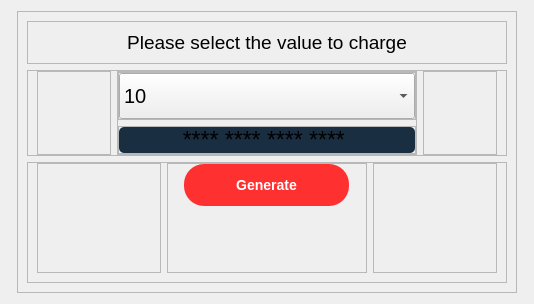
                     <widget class="QWidget" name="page_2">
                      <layout class="QHBoxLayout" name="horizontalLayout_9">
                       <item>
                        <widget class="QFrame" name="frame_40">
                         <property name="frameShape">
                          <enum>QFrame::StyledPanel</enum>
                         </property>
                         <property name="frameShadow">
                          <enum>QFrame::Raised</enum>
                         </property>
                        </widget>
                       </item>
                       <item>
                        <widget class="QFrame" name="frame_41">
                         <property name="minimumSize">
                          <size>
                           <width>500</width>
                           <height>0</height>
                          </size>
                         </property>
                         <property name="frameShape">
                          <enum>QFrame::StyledPanel</enum>
                         </property>
                         <property name="frameShadow">
                          <enum>QFrame::Raised</enum>
                         </property>
                         <layout class="QVBoxLayout" name="verticalLayout_17">
                          <item>
                           <widget class="QFrame" name="frame_43">
                            <property name="maximumSize">
                             <size>
                              <width>16777215</width>
                              <height>71</height>
                             </size>
                            </property>
                            <property name="frameShape">
                             <enum>QFrame::StyledPanel</enum>
                            </property>
                            <property name="frameShadow">
                             <enum>QFrame::Raised</enum>
                            </property>
                            <layout class="QGridLayout" name="gridLayout_7">
                             <item row="0" column="0">
                              <widget class="QLabel" name="label_2">
                               <property name="maximumSize">
                                <size>
                                 <width>16777215</width>
                                 <height>50</height>
                                </size>
                               </property>
                               <property name="font">
                                <font>
                                 <pointsize>14</pointsize>
                                </font>
                               </property>
                               <property name="text">
                                <string>Please select the value to charge</string>
                               </property>
                               <property name="alignment">
                                <set>Qt::AlignCenter</set>
                               </property>
                              </widget>
                             </item>
                            </layout>
                           </widget>
                          </item>
                          <item>
                           <widget class="QFrame" name="frame_44">
                            <property name="minimumSize">
                             <size>
                              <width>0</width>
                              <height>0</height>
                             </size>
                            </property>
                            <property name="maximumSize">
                             <size>
                              <width>16777215</width>
                              <height>1677215</height>
                             </size>
                            </property>
                            <property name="frameShape">
                             <enum>QFrame::StyledPanel</enum>
                            </property>
                            <property name="frameShadow">
                             <enum>QFrame::Raised</enum>
                            </property>
                            <layout class="QHBoxLayout" name="horizontalLayout_11">
                             <property name="topMargin">
                              <number>0</number>
                             </property>
                             <property name="bottomMargin">
                              <number>0</number>
                             </property>
                             <item>
                              <widget class="QFrame" name="frame_49">
                               <property name="frameShape">
                                <enum>QFrame::StyledPanel</enum>
                               </property>
                               <property name="frameShadow">
                                <enum>QFrame::Raised</enum>
                               </property>
                              </widget>
                             </item>
                             <item>
                              <widget class="QFrame" name="frame_50">
                               <property name="minimumSize">
                                <size>
                                 <width>300</width>
                                 <height>0</height>
                                </size>
                               </property>
                               <property name="frameShape">
                                <enum>QFrame::StyledPanel</enum>
                               </property>
                               <property name="frameShadow">
                                <enum>QFrame::Raised</enum>
                               </property>
                               <layout class="QVBoxLayout" name="verticalLayout_19">
                                <property name="leftMargin">
                                 <number>0</number>
                                </property>
                                <property name="topMargin">
                                 <number>0</number>
                                </property>
                                <property name="rightMargin">
                                 <number>0</number>
                                </property>
                                <property name="bottomMargin">
                                 <number>0</number>
                                </property>
                                <item>
                                 <widget class="QFrame" name="frame_52">
                                  <property name="maximumSize">
                                   <size>
                                    <width>16777215</width>
                                    <height>50</height>
                                   </size>
                                  </property>
                                  <property name="frameShape">
                                   <enum>QFrame::StyledPanel</enum>
                                  </property>
                                  <property name="frameShadow">
                                   <enum>QFrame::Raised</enum>
                                  </property>
                                  <layout class="QVBoxLayout" name="verticalLayout_21">
                                   <property name="spacing">
                                    <number>0</number>
                                   </property>
                                   <property name="leftMargin">
                                    <number>0</number>
                                   </property>
                                   <property name="topMargin">
                                    <number>0</number>
                                   </property>
                                   <property name="rightMargin">
                                    <number>0</number>
                                   </property>
                                   <property name="bottomMargin">
                                    <number>0</number>
                                   </property>
                                   <item>
                                    <widget class="QComboBox" name="comboBox">
                                     <property name="minimumSize">
                                      <size>
                                       <width>0</width>
                                       <height>46</height>
                                      </size>
                                     </property>
                                     <property name="font">
                                      <font>
                                       <pointsize>15</pointsize>
                                      </font>
                                     </property>
                                     <item>
                                      <property name="text">
                                       <string>10</string>
                                      </property>
                                     </item>
                                     <item>
                                      <property name="text">
                                       <string>20</string>
                                      </property>
                                     </item>
                                     <item>
                                      <property name="text">
                                       <string>25</string>
                                      </property>
                                     </item>
                                     <item>
                                      <property name="text">
                                       <string>50</string>
                                      </property>
                                     </item>
                                     <item>
                                      <property name="text">
                                       <string>100</string>
                                      </property>
                                     </item>
                                     <item>
                                      <property name="text">
                                       <string>200</string>
                                      </property>
                                     </item>
                                    </widget>
                                   </item>
                                  </layout>
                                 </widget>
                                </item>
                                <item>
                                 <widget class="QFrame" name="frame_53">
                                  <property name="maximumSize">
                                   <size>
                                    <width>343</width>
                                    <height>80</height>
                                   </size>
                                  </property>
                                  <property name="frameShape">
                                   <enum>QFrame::StyledPanel</enum>
                                  </property>
                                  <property name="frameShadow">
                                   <enum>QFrame::Raised</enum>
                                  </property>
                                  <layout class="QVBoxLayout" name="verticalLayout_20">
                                   <property name="spacing">
                                    <number>0</number>
                                   </property>
                                   <property name="leftMargin">
                                    <number>0</number>
                                   </property>
                                   <property name="topMargin">
                                    <number>0</number>
                                   </property>
                                   <property name="rightMargin">
                                    <number>0</number>
                                   </property>
                                   <property name="bottomMargin">
                                    <number>0</number>
                                   </property>
                                   <item>
                                    <widget class="QLabel" name="gnlabel">
                                     <property name="font">
                                      <font>
                                       <pointsize>17</pointsize>
                                      </font>
                                     </property>
                                     <property name="styleSheet">
                                      <string notr="true">background-color: rgb(26, 46, 66);
border-radius:5px</string>
                                     </property>
                                     <property name="text">
                                      <string>**** **** **** **** </string>
                                     </property>
                                     <property name="alignment">
                                      <set>Qt::AlignCenter</set>
                                     </property>
                                    </widget>
                                   </item>
                                  </layout>
                                 </widget>
                                </item>
                               </layout>
                              </widget>
                             </item>
                             <item>
                              <widget class="QFrame" name="frame_51">
                               <property name="frameShape">
                                <enum>QFrame::StyledPanel</enum>
                               </property>
                               <property name="frameShadow">
                                <enum>QFrame::Raised</enum>
                               </property>
                              </widget>
                             </item>
                            </layout>
                           </widget>
                          </item>
                          <item>
                           <widget class="QFrame" name="frame_45">
                            <property name="frameShape">
                             <enum>QFrame::StyledPanel</enum>
                            </property>
                            <property name="frameShadow">
                             <enum>QFrame::Raised</enum>
                            </property>
                            <layout class="QHBoxLayout" name="horizontalLayout_10">
                             <property name="topMargin">
                              <number>0</number>
                             </property>
                             <item>
                              <widget class="QFrame" name="frame_46">
                               <property name="frameShape">
                                <enum>QFrame::StyledPanel</enum>
                               </property>
                               <property name="frameShadow">
                                <enum>QFrame::Raised</enum>
                               </property>
                              </widget>
                             </item>
                             <item>
                              <widget class="QFrame" name="frame_48">
                               <property name="minimumSize">
                                <size>
                                 <width>200</width>
                                 <height>0</height>
                                </size>
                               </property>
                               <property name="frameShape">
                                <enum>QFrame::StyledPanel</enum>
                               </property>
                               <property name="frameShadow">
                                <enum>QFrame::Raised</enum>
                               </property>
                               <layout class="QHBoxLayout" name="horizontalLayout_21">
                                <property name="topMargin">
                                 <number>0</number>
                                </property>
                                <property name="bottomMargin">
                                 <number>66</number>
                                </property>
                                <item>
                                 <widget class="QPushButton" name="gngnbtn">
                                  <property name="minimumSize">
                                   <size>
                                    <width>0</width>
                                    <height>42</height>
                                   </size>
                                  </property>
                                  <property name="maximumSize">
                                   <size>
                                    <width>165</width>
                                    <height>16777215</height>
                                   </size>
                                  </property>
                                  <property name="cursor">
                                   <cursorShape>PointingHandCursor</cursorShape>
                                  </property>
                                  <property name="styleSheet">
                                   <string notr="true">QPushButton{
	color:white;

	background-color: rgb(255, 48, 48);
    border-style: outset;
    border-radius: 20px;
    font: bold 14px;
    padding: 6px;
	color:#FFF;
}</string>
                                  </property>
                                  <property name="text">
                                   <string>Generate</string>
                                  </property>
                                 </widget>
                                </item>
                               </layout>
                              </widget>
                             </item>
                             <item>
                              <widget class="QFrame" name="frame_47">
                               <property name="frameShape">
                                <enum>QFrame::StyledPanel</enum>
                               </property>
                               <property name="frameShadow">
                                <enum>QFrame::Raised</enum>
                               </property>
                              </widget>
                             </item>
                            </layout>
                           </widget>
                          </item>
                         </layout>
                        </widget>
                       </item>
                       <item>
                        <widget class="QFrame" name="frame_42">
                         <property name="frameShape">
                          <enum>QFrame::StyledPanel</enum>
                         </property>
                         <property name="frameShadow">
                          <enum>QFrame::Raised</enum>
                         </property>
                        </widget>
                       </item>
                      </layout>
                     </widget>
